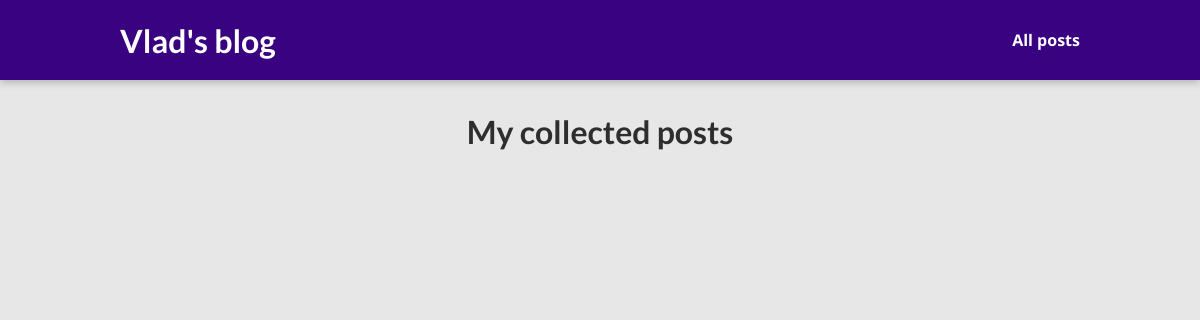
The app's page /posts/, older data.
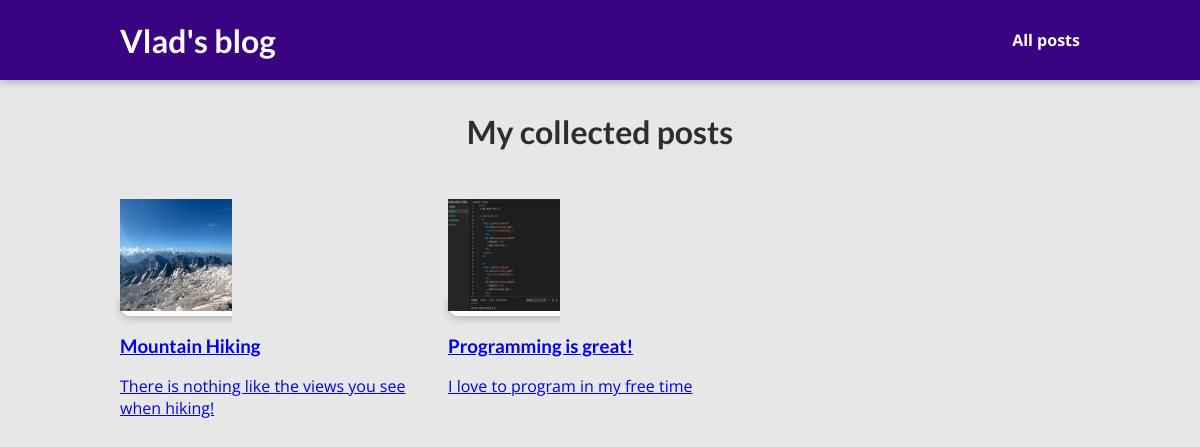
The same page, newer data.
### blog/models.py (models this page shows)
class Post(models.Model):
    title = models.CharField(max_length=150)
    excerpt = models.CharField(max_length=200)
    image_name = models.CharField(max_length=100)
    date = models.DateField(auto_now=True)
    slug = models.SlugField(unique=True)
    content = models.TextField(validators=[MinLengthValidator(10)])
    author = models.ForeignKey(Author, null=True, on_delete=models.SET_NULL, related_name="posts")
    tags = models.ManyToManyField(Tag)

### blog/views.py (the view)
# urls.py: path("posts/", views.posts, name="posts"),
def posts(request):
    all_posts = Post.objects.all().order_by("-date")
    return render(request, "blog/all_posts.html", {
        "all_posts": all_posts
    })

### blog/templates/blog/all_posts.html (shortened to what this page needs)
{% extends "base.html" %}
{% load static %}
{% block css_files %}
<link rel="stylesheet" href="{% static "blog/all-posts.css" %}">
{% endblock css_files %}
{% block content %}
<section id="all-posts">
    <h2>My collected posts</h2>
    <ul>
        {% for post in all_posts %}
            {% include "blog/includes/post.html" %}
        {% endfor %}
    </ul>
</section>
{% endblock content %}

### templates/base.html (shortened to what this page needs)
{% load static %}
<!DOCTYPE html>
<html lang="en">
<head>
    <link rel="stylesheet" href="{% static "app.css" %}">
    {% block css_files %}{% endblock css_files %}
</head>
<body>
    <header id="main-navigation">
        <h1><a href="{% url "home-page" %}">Vlad's blog</a></h1>
        <nav>
            <a href="{% url "posts" %}">All posts</a>
        </nav>
    </header>
    {% block content %}
    {% endblock content %}
</body>
</html>

### blog/templates/blog/includes/post.html
{% load static %}
<li>
    <article class="post">
      <a href="{% url "post-detail" post.slug %}">
        <img src="{% static "blog/images/"|add:post.image_name %}" alt="{{ post.title }}">
        <div class="post__content">
          <h3>{{ post.title }}</h3>
          <p>{{ post.excerpt }}</p>
        </div>
      </a>
    </article>
</li>

### static/app.css (style rules this page uses)
* { box-sizing: border-box; }
html { font-family: 'Open Sans', 'Lato', sans-serif; }
body { margin: 0; }
h1, h2, h3 { font-family: 'Lato', sans-serif; font-weight: bold; }
#main-navigation { width: 100%; height: 5rem; display: flex; justify-content: space-between; align-items: center; padding: 0 10%; position: absolute; top: 0; left: 0; }
#main-navigation a { text-decoration: none; color: white; font-weight: bold; }

### blog/static/blog/all-posts.css (style rules this page uses)
body { background-color: #e7e7e7; }
#main-navigation { background-color: #390281; box-shadow: 0 2px 8px rgba(0, 0, 0, 0.25); }
#all-posts { margin: 7rem auto; width: 90%; max-width: 60rem; }
#all-posts h2 { text-align: center; font-size: 2rem; color: #2e2e2e; margin: 3rem 0; }
ul { list-style: none; margin: 0; padding: 0; display: grid; grid-template-columns: repeat(auto-fill, minmax(17rem, 1fr)); gap: 1.5rem; }
.post img { width: 7rem; height: 7rem; }
.post a { height: 22rem; transform-origin: center; box-shadow: 0 2px 8px rgba(0, 0, 0, 0.25); border-radius: 12px; background-color: white; }

Row changes from the older to the newer data that the page shows:
added Post: image_name (picture), title "Mountain Hiking", excerpt "There is nothing like the views you see when hiking!"
added Post: image_name (picture), title "Programming is great!", excerpt "I love to program in my free time"
